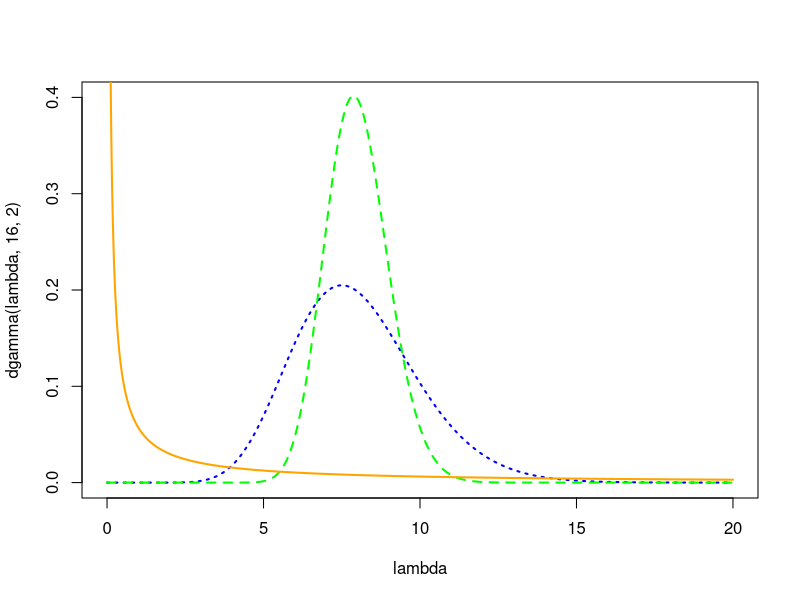
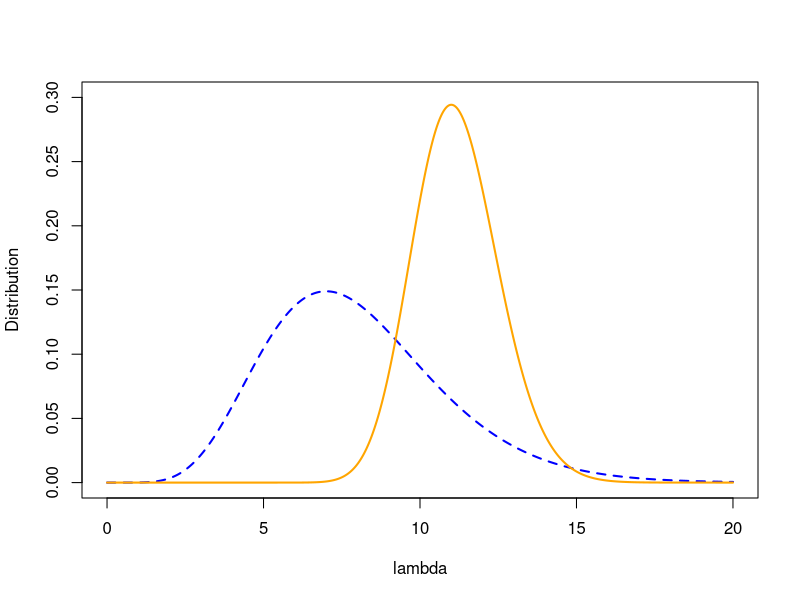

Reproduce these figures in R, in order.
## ---- chunk 1
lambda = seq(0, 20, 0.001)
plot(lambda, dgamma(lambda, 16, 2), type='l', lty=3, lwd=2, col='blue', ylim=c(0,0.4))
lines(lambda, dgamma(lambda, 64, 8), type='l', lty=2, lwd=2, col='green')
lines(lambda, dgamma(lambda, 0.08, 0.01), type='l', lty=1, lwd=2, col='orange')
legend_labels = c("Gamma(16, 2)", "Gamma(64, 8)", "Gamma(0.08, 0.01)")
legend(30, 0.4, legend = legend_labels, col=c("blue", "green", "orange"), lty=c(3,2,1), lwd=2)
## ---- chunk 2
lambda = seq(0, 20, 0.001)
plot(lambda, dgamma(lambda, 8, 1), type='l', lty=2, lwd=2, col='blue',
     ylab="Distribution", ylim=c(0, 0.3))
lines(lambda, dgamma(lambda, 67, 6), type='l', lty=1, lwd=2, col='orange')
legend_labels = c("Gamma(8, 1)", "Gamma(67, 6)")
legend(0, 0.99, legend = legend_labels, col=c("blue", "orange"), lty=c(2, 1), lwd=2)
## ---- chunk 3
qgamma(p=0.05, shape=67, rate=6)
